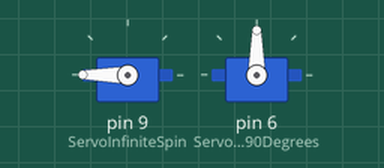
Bench run of a sketch on a simulated Arduino Uno, built with avr-gcc and run on an emulated ATmega328P. Shown: 2 × servo.

Above: at 0.05 s.
At 5.0 s:
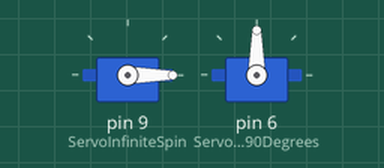
Timing chart, 0 to 6.5 s (numbered marks = the images above):
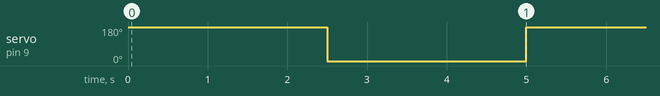

The sketch:

InfiniteServoSpin.ino
```cpp
#include <Servo.h>
Servo ServoInfiniteSpin;
Servo ServoSendTo90Degrees;

void setup() {
  ServoInfiniteSpin.attach(9);
  ServoSendTo90Degrees.attach(6);
}

void loop() {

  // send to 90degrees on pin 6
  ServoSendTo90Degrees.write(90);

  // infinite spin on pin 9
  ServoInfiniteSpin.write(180); //clockwise rotation
  delay(2000); //rotation duration in ms
  ServoInfiniteSpin.detach(); //detach servo to prevent “creeping” effect
  delay(500); //short pause
  ServoInfiniteSpin.attach(9); //reattach servo to pin 9
  ServoInfiniteSpin.write(0); //counterclockwise rotation
  delay(2000); //rotation duration in ms
  ServoInfiniteSpin.detach(); //detach servo to prevent “creeping” effect
  delay(500); //short pause
  ServoInfiniteSpin.attach(9); //reattach servo to pin 9 before looping

}
```

Measured:
- by itself, servo on pin 9 (ServoInfiniteSpin): alternates 180° for 2.5 s and 0° for 2.5 s
